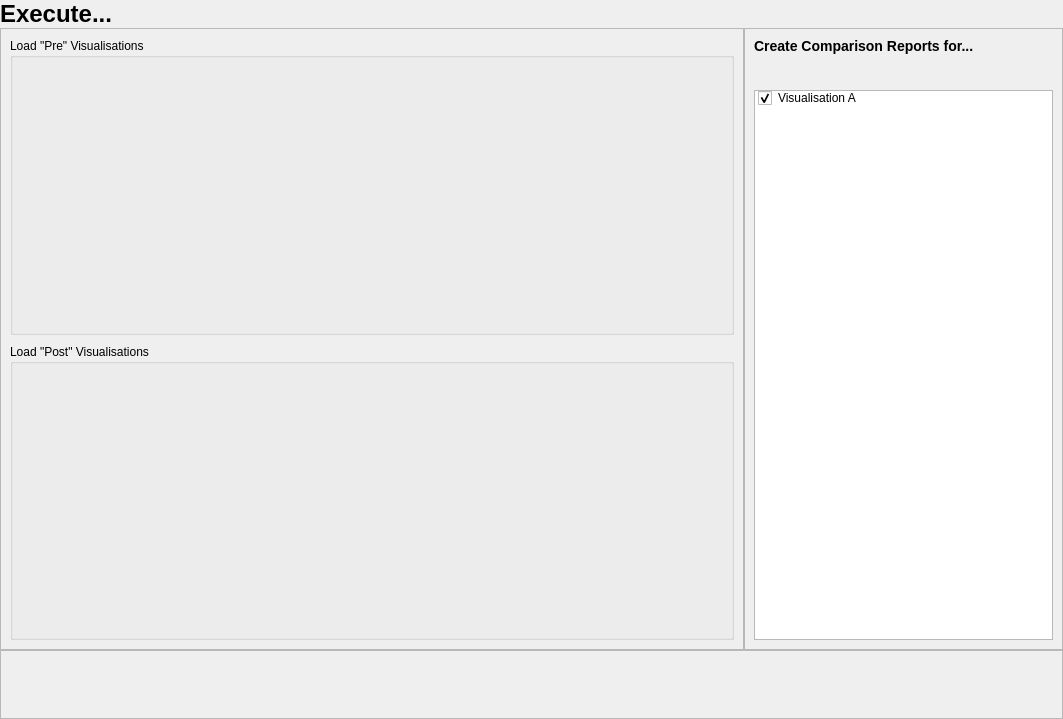
<?xml version="1.0" encoding="UTF-8"?>
<ui version="4.0">
 <class>load_widget</class>
 <widget class="QWidget" name="load_widget">
  <property name="geometry">
   <rect>
    <x>0</x>
    <y>0</y>
    <width>1063</width>
    <height>719</height>
   </rect>
  </property>
  <property name="windowTitle">
   <string>Form</string>
  </property>
  <layout class="QGridLayout" name="gridLayout">
   <property name="leftMargin">
    <number>0</number>
   </property>
   <property name="topMargin">
    <number>0</number>
   </property>
   <property name="rightMargin">
    <number>0</number>
   </property>
   <property name="bottomMargin">
    <number>0</number>
   </property>
   <property name="spacing">
    <number>0</number>
   </property>
   <item row="1" column="0">
    <widget class="QFrame" name="frame_load">
     <property name="sizePolicy">
      <sizepolicy hsizetype="Preferred" vsizetype="Preferred">
       <horstretch>7</horstretch>
       <verstretch>9</verstretch>
      </sizepolicy>
     </property>
     <property name="frameShape">
      <enum>QFrame::StyledPanel</enum>
     </property>
     <property name="frameShadow">
      <enum>QFrame::Raised</enum>
     </property>
     <layout class="QGridLayout" name="load_frame_layout">
      <property name="topMargin">
       <number>9</number>
      </property>
      <property name="rightMargin">
       <number>9</number>
      </property>
      <property name="bottomMargin">
       <number>9</number>
      </property>
      <property name="spacing">
       <number>9</number>
      </property>
      <item row="0" column="0">
       <widget class="QGroupBox" name="groupBox_load_pre">
        <property name="acceptDrops">
         <bool>false</bool>
        </property>
        <property name="title">
         <string>Load &quot;Pre&quot; Visualisations</string>
        </property>
        <layout class="QGridLayout" name="gridLayout_4"/>
       </widget>
      </item>
      <item row="1" column="0">
       <widget class="QGroupBox" name="groupBox_load_post">
        <property name="acceptDrops">
         <bool>false</bool>
        </property>
        <property name="title">
         <string>Load &quot;Post&quot; Visualisations</string>
        </property>
        <layout class="QGridLayout" name="gridLayout_5"/>
       </widget>
      </item>
     </layout>
    </widget>
   </item>
   <item row="2" column="0" colspan="2">
    <widget class="QFrame" name="frame_nav">
     <property name="sizePolicy">
      <sizepolicy hsizetype="Preferred" vsizetype="Preferred">
       <horstretch>0</horstretch>
       <verstretch>1</verstretch>
      </sizepolicy>
     </property>
     <property name="frameShape">
      <enum>QFrame::StyledPanel</enum>
     </property>
     <property name="frameShadow">
      <enum>QFrame::Raised</enum>
     </property>
     <layout class="QHBoxLayout" name="horizontalLayout"/>
    </widget>
   </item>
   <item row="1" column="1">
    <widget class="QFrame" name="frame_vis_select">
     <property name="sizePolicy">
      <sizepolicy hsizetype="Preferred" vsizetype="Preferred">
       <horstretch>3</horstretch>
       <verstretch>0</verstretch>
      </sizepolicy>
     </property>
     <property name="frameShape">
      <enum>QFrame::StyledPanel</enum>
     </property>
     <property name="frameShadow">
      <enum>QFrame::Raised</enum>
     </property>
     <layout class="QGridLayout" name="gridLayout_2">
      <item row="1" column="0">
       <widget class="QListWidget" name="listWidget_vis_select">
        <property name="sizePolicy">
         <sizepolicy hsizetype="Expanding" vsizetype="Expanding">
          <horstretch>0</horstretch>
          <verstretch>0</verstretch>
         </sizepolicy>
        </property>
        <property name="editTriggers">
         <set>QAbstractItemView::NoEditTriggers</set>
        </property>
        <property name="selectionMode">
         <enum>QAbstractItemView::MultiSelection</enum>
        </property>
        <property name="layoutMode">
         <enum>QListView::Batched</enum>
        </property>
        <property name="viewMode">
         <enum>QListView::ListMode</enum>
        </property>
        <property name="currentRow">
         <number>-1</number>
        </property>
        <item>
         <property name="text">
          <string>Visualisation A</string>
         </property>
         <property name="checkState">
          <enum>Checked</enum>
         </property>
         <property name="flags">
          <set>ItemIsSelectable|ItemIsUserCheckable|ItemIsEnabled</set>
         </property>
        </item>
       </widget>
      </item>
      <item row="0" column="0">
       <widget class="QLabel" name="vis_select_label">
        <property name="enabled">
         <bool>true</bool>
        </property>
        <property name="toolTip">
         <string/>
        </property>
        <property name="whatsThis">
         <string/>
        </property>
        <property name="text">
         <string>&lt;h3&gt;Create Comparison Reports for...&lt;h3&gt;</string>
        </property>
        <property name="textInteractionFlags">
         <set>Qt::NoTextInteraction</set>
        </property>
       </widget>
      </item>
     </layout>
    </widget>
   </item>
   <item row="0" column="0" colspan="2">
    <widget class="QLabel" name="label">
     <property name="text">
      <string>&lt;h1&gt;Execute...&lt;/h1&gt;</string>
     </property>
    </widget>
   </item>
  </layout>
 </widget>
 <resources/>
 <connections/>
</ui>
